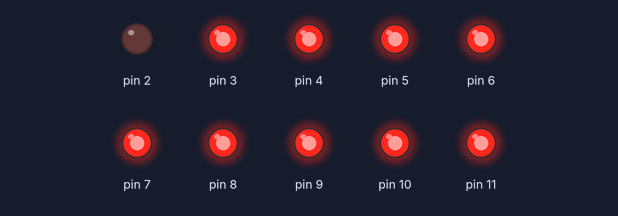
A sketch run on a simulated Arduino Uno, built with avr-gcc and run on an emulated ATmega328P. On the bench: output pins drawn as LEDs (lit = HIGH).

Above: at 0.2 s.
At 1.2 s:
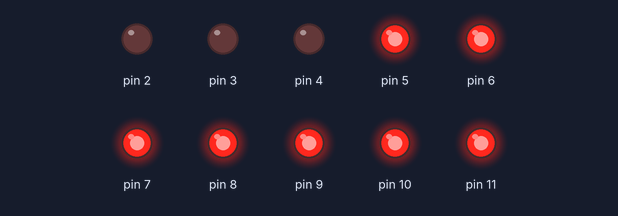
At 2.7 s:
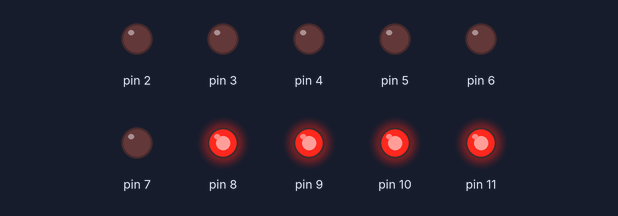
At 5.2 s:
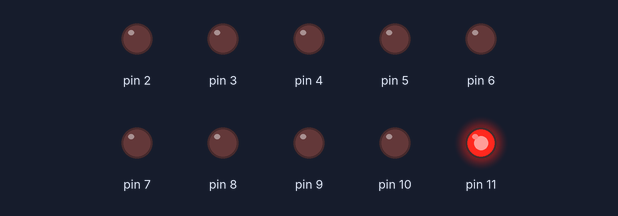
At 7.7 s:
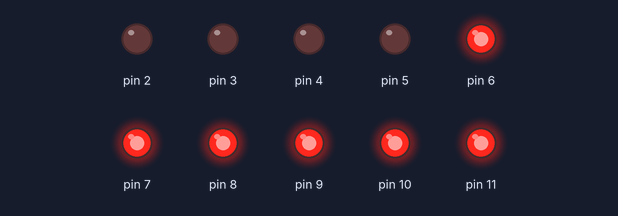
At 10.0 s:
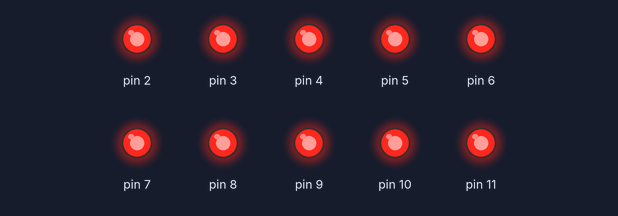
Timing chart, 0 to 13.7 s (numbered marks = the images above):
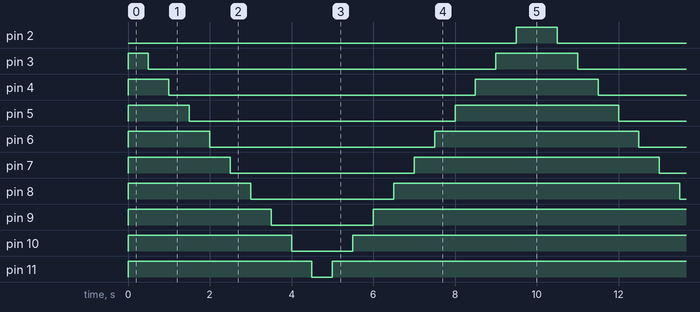

The sketch:

sketch.ino
```cpp
void setup()
{
  for (int i = 2; i < 12; i++) {
    pinMode(i, OUTPUT);
    digitalWrite(i, HIGH);
  }
}
void loop()
{
for (int i = 2; i < 12; i++) {
    digitalWrite(i, LOW);
    delay(500);
}

for (int i = 11; i > 0; i--) {
    digitalWrite(i, HIGH);
    delay(500);
}

}
```

Measured:
- by itself, pin 2: alternates HIGH for 1.0 s and LOW for 9.5 s
- by itself, pin 3: alternates HIGH for 2.0 s and LOW for 8.5 s
- by itself, pin 4: alternates HIGH for 3.0 s and LOW for 7.5 s
- by itself, pin 5: alternates HIGH for 4.0 s and LOW for 6.5 s
- by itself, pin 6: alternates HIGH for 5.0 s and LOW for 5.5 s
- by itself, pin 7: alternates HIGH for 6.0 s and LOW for 4.5 s
- by itself, pin 8: alternates HIGH for 7.0 s and LOW for 3.5 s
- by itself, pin 9: alternates HIGH for 8.0 s and LOW for 2.5 s
